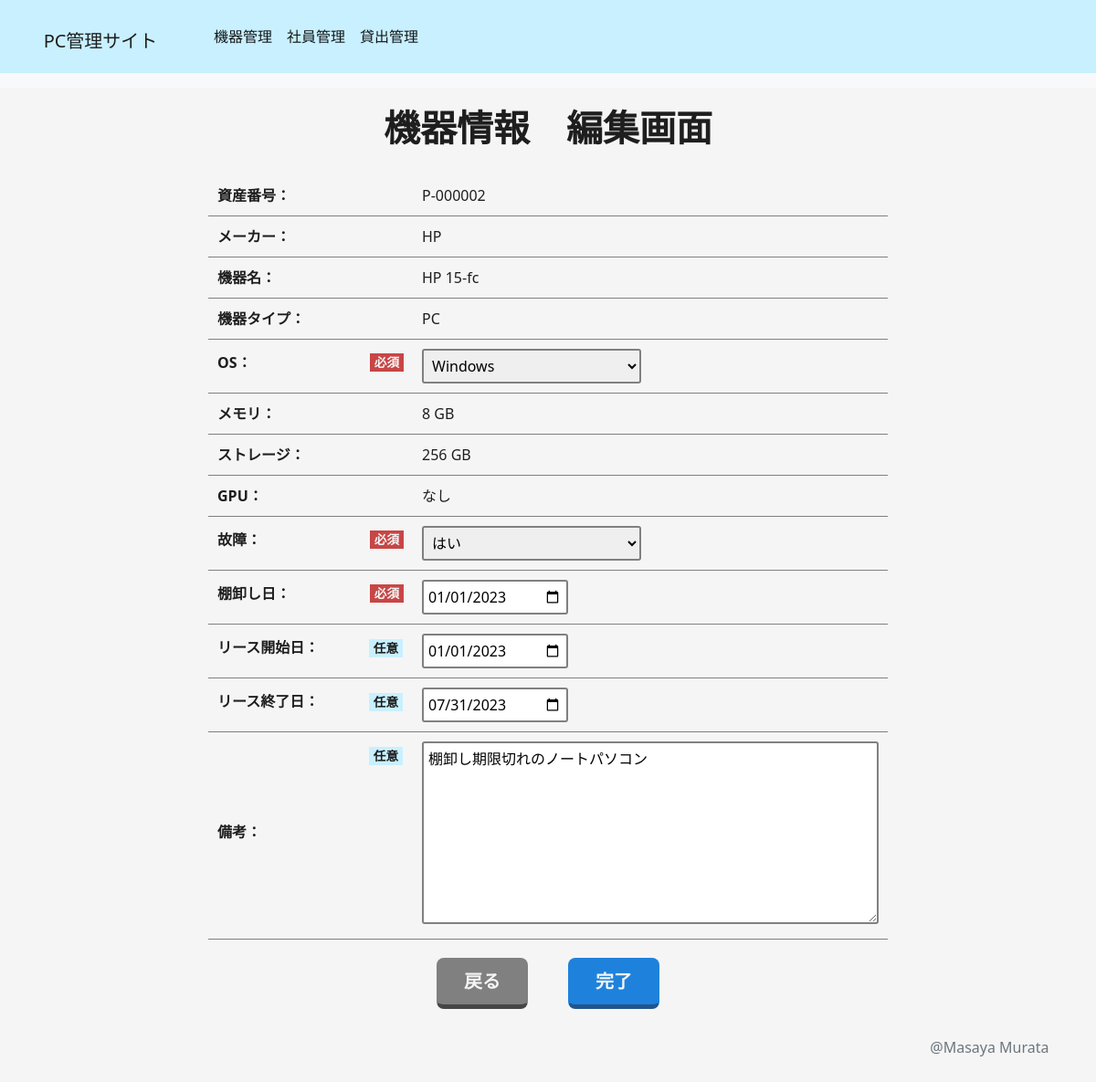
/device/management/P-000002/edit/, run on the app's committed database.
### device/models.py (models this page shows, shortened)
class DeviceModel(models.Model):
  device_type_choices = [
    ('PC', 'PC'),
    ('マウス', 'マウス'),
    ('その他', 'その他'),
  ]
  manufacture_choices = [
    ('DELL', 'DELL'),
    ('HP', 'HP'),
    ('Lenovo', 'Lenovo'),
    ('Chrome', 'Chrome'),
    ('Apple', 'Apple'),
    ('Microsoft', 'Microsoft'),
    ('NEC', 'NEC'),
    ('FUJITSU', 'FUJITSU'),
    ('Panasonic','Panasonic'),
    ('LG Electronics', 'LG Electronics'),
    ('VAIO', 'VAIO'),
    ('dynabook', 'dynabook'),
    ('MouseComputer', 'MouseComputer'),
    ('Dospara', 'Dospara'),
    ('パソコン工房', 'パソコン工房'),
    ('ASUS', 'ASUS'),
    ('ELECOM', 'ELECOM'),
    ('BUFFALO', 'BUFFALO'),
    ('SANWA SUPPLY', 'SANWA SUPPLY'),
    ('Digio', 'Digio'),
    ('Logicool', 'Logicool'),
    ('Razer', 'Razer'),
    ('Kensington', 'Kensington'),
    ('その他', 'その他'),
  ]
  os_choices = [
    ('Windows', 'Windows'),
    ('Mac OS', 'Mac OS'),
    ('Linux', 'Linux'),
    ('Unix', 'Unix'),
    ('Chrome OS', 'Chrome OS'),
    ('その他', 'その他'),
  ]
  memory_choices = [
    ('2', '2GB'),
    ('4', '4GB'),
    ('8', '8GB'),
    ('16', '16GB'),
    ('32', '32GB'),
    ('64', '64GB'),
    ('その他', 'その他'),
  ]
  storage_choices = [
    ('128', '128GB'),
    ('256', '256GB'),
    ('512', '512GB'),
    ('1', '1TB'),
    ('2', '2TB'),
    ('その他', 'その他'),
  ]
  gpu_choices = [
    ('あり', 'あり'),
    ('なし', 'なし'),
  ]
  device_id = models.CharField(verbose_name='資産番号', unique = True, max_length=8, primary_key=True)
  manufacture = models.CharField(verbose_name='メーカー', max_length=20, choices=manufacture_choices,)
  model_name = models.CharField(verbose_name='機器名', max_length=50)
  device_type = models.CharField(verbose_name='機器タイプ', max_length=30, choices=device_type_choices,)
  os = models.CharField(verbose_name='OS', max_length=10, choices=os_choices, null=True, blank=True, default=None)
  memory = models.CharField(verbose_name='メモリ', max_length=10, choices=memory_choices, null=True, blank=True, default=None)
  storage = models.CharField(verbose_name='ストレージ', max_length=10, choices=storage_choices, null=True, blank=True, default=None)
  gpu = models.CharField(verbose_name='GPU', max_length=3, choices=gpu_choices, null=True, blank=True, default=None)
  is_faulty = models.BooleanField(verbose_name='故障', default=False, null=True)
  inventry_date = models.DateField(verbose_name='棚卸し日',)
  registration_date = models.DateTimeField(verbose_name='登録日', auto_now_add=True)
  update_date = models.DateTimeField(verbose_name='更新日', auto_now=True)
  commencement_date = models.DateField(verbose_name='リース開始日', null=True, blank=True)
  expiration_date = models.DateField(verbose_name='リース終了日', null=True, blank=True)
  notes = models.TextField(verbose_name='備考', max_length=200, null=True, blank=True)
  is_deleted = models.BooleanField(verbose_name='削除フラグ', default=False)

### device/views.py (the view, shortened to what this page needs)
# urls.py: path("management/<str:pk>/edit/", DeviceEditView.as_view(), name="device_edit"),
class DeviceEditView(UpdateView):
  template_name = "device/device_edit.html"
  model = DeviceModel
  form_class = DeviceEditForm

### device/forms.py (shortened to what this page needs)
class DeviceEditForm(forms.ModelForm):
  class Meta:
    model = DeviceModel
    fields = [
      "os",
      "is_faulty",
      "inventry_date",
      "commencement_date",
      "expiration_date",
      "notes",
      ]
    widgets = {
      "inventry_date": forms.DateInput(attrs={"type": "date"}),
      "commencement_date": forms.DateInput(attrs={"type": "date"}),
      "expiration_date": forms.DateInput(attrs={"type": "date"}),
      }

### device/templates/device/device_edit.html (shortened to what this page needs)
{% extends 'base.html' %}
{% load static %}
{% block content %}
<div class="container">
  <div class="row">
    <div class="col">
      <h1 class="page-title" id="device-page-title">機器情報　編集画面</h1>
      <form method="post">
        <table class="edit-table" id="device-edit-table">
          <tbody>
            <tr>
            <th><label for="device_id" class="object-label">資産番号：</label></th>
            <td>{{object.device_id}}</td>
          </tr>
          <tr>
            <th><label for="manufacture" class="object-label">メーカー：</label></th>
            <td>{{object.manufacture}}</td>
          </tr>
          <tr>
            <th><label for="model_name" class="object-label">機器名：</label></th>
            <td>{{object.model_name}}</td>
          </tr>
          <tr>
            <th><label for="device_type" class="object-label">機器タイプ：</label></th>
            <td>{{object.device_type}}</td>
          </tr>
          {% if object.device_type == "PC" %}
            <tr>
              <th class="hissu"><label for="os" class="form-label hissu">OS：</label></th>
              <td>
                {{form.os}}
              </td>
            </tr>
            <tr>
              <th><label for="memory" class="object-label">メモリ：</label></th>
              <td>
                {% if object.memory == "その他" %}
                  {{object.memory}}
                {% else %}
                  {{object.memory}} GB
                {% endif %}
              </td>
            </tr>
            <tr>
              <th><label for="storage" class="object-label">ストレージ：</label></th>
              <td>
                {% if object.storage == 1 or object.storage == 2 %}
                  {{object.storage}} TB
                {% elif object.storage == "その他"%}
                  {{object.storage}}
                {% else %}
                  {{object.storage}} GB
                {% endif %}
              </td>
            </tr>
            <tr>
              <th><label for="gpu" class="object-label">GPU：</label></th>
              <td>{{object.gpu}}</td>
            </tr>
          {% endif %}
          <tr>
            <th class="hissu"><label for="is_faulty" class="form-label">故障：</label></th>
            <td>
              {{form.is_faulty}}
            </td>
          </tr>
          <tr>
            <th class="hissu"><label for="inventry_date" class="form-label">棚卸し日：</label></th>
            <td>{{form.inventry_date}}</td>
          </tr>
          <tr>
            <th class="ninni"><label for="commencement_date" class="form-label">リース開始日：</label></th>
            <td>{{form.commencement_date}}</td>
          </tr>
          <tr>
            <th class="ninni"><label for="expiration_date" class="form-label">リース終了日：</label></th>
            <td>
              {{form.expiration_date}}
            </td>
          </tr>
          <tr>
            <th class="ninni"><label for="notes" class="form-label">備考：</label></th>
            <td>{{form.notes}}</td>
          </tr>
          </tbody>
        </table>
        <div class="edit-btns enter-btns" id="device-edit-btns">
          <a class="btn back-btn btn-lg" href={% url 'device:device_detail' object.pk %} role="button">戻る</a>
          {% if object.is_deleted == 0 %}
            <button type="submit" class="btn decision-btn btn-lg">完了</button>
          {% endif %}
        </div>
      </form>
    </div>
  </div>
</div>
{% endblock content %}

### static/css/style.css (style rules this page uses)
html, body { margin: 0; padding: 0; height: 100%; color: rgb(30, 30, 30); background-color: rgb(245, 245, 245); }
body { margin-top: 80px; min-width: auto; overflow-y: auto; overflow-x: auto; }
body .container { table-layout: fixed; max-width: 95%; }
.page-title { text-align: center; padding: 20px; font-weight: bold; }
.create-table, .edit-table { border-spacing: 0; margin: auto; }
.create-table th, .edit-table th { color: rgb(30, 30, 30); padding: 10px; border-bottom: 1px solid gray; text-align: left; }
.create-table th label, .edit-table th label { z-index: -1; width: 150px; }
.create-table th.hissu, .edit-table th.hissu { padding-right: 4em; position: relative; }
.create-table th.hissu::after, .edit-table th.hissu::after { content: "必須"; display: inline-block; position: absolute; right: 10px; top: 15px; border: 1px; padding: 0 5px; font-size: 85%; background: rgb(200, 70, 70); color: rgb(245, 245, 245); }
.create-table th.ninni, .edit-table th.ninni { padding-right: 4em; position: relative; }
.create-table th.ninni::after, .edit-table th.ninni::after { content: "任意"; display: inline-block; position: absolute; right: 10px; top: 15px; border: 1px solid rgb(245, 245, 245); padding: 0 5px; font-size: 85%; background: rgb(200, 240, 255); color: rgb(30, 30, 30); }
.create-table td, .edit-table td { padding: 10px; text-align: left; border-bottom: 1px solid gray; width: 500px; word-break: break-word; }
.enter-btns { text-align: center; padding: 20px; }
.enter-btns .btn { display: inline-block; position: relative; margin: auto 20px; width: 100px; padding: 10px 20px; color: rgb(245, 245, 245); transition: 0.3s ease-in-out; font-weight: 600; border-radius: 8px; }
.enter-btns .btn.back-btn { background: gray; border-bottom: solid 5px rgb(70, 70, 70); }
.enter-btns .btn.decision-btn { background: rgb(30, 130, 220); border-bottom: solid 5px rgb(35, 85, 140); }
form input, form select, form textarea, form #retirement_date { width: 15em; padding: 5px; font-size: 16px; border-radius: 3px; border: 2px solid gray; box-sizing: border-box; }
form input[type=date], form #retirement_date { width: 10em; }
form textarea { width: 500px; height: 200px; }

### data on the page
DeviceModel: device_id "P-000002", manufacture "HP", model_name "HP 15-fc", device_type "PC", os "Windows", memory "8", storage "256", gpu "なし", is_faulty "はい", inventry_date "01/01/2023", commencement_date "01/01/2023", expiration_date "07/31/2023", notes "棚卸し期限切れのノートパソコン"
